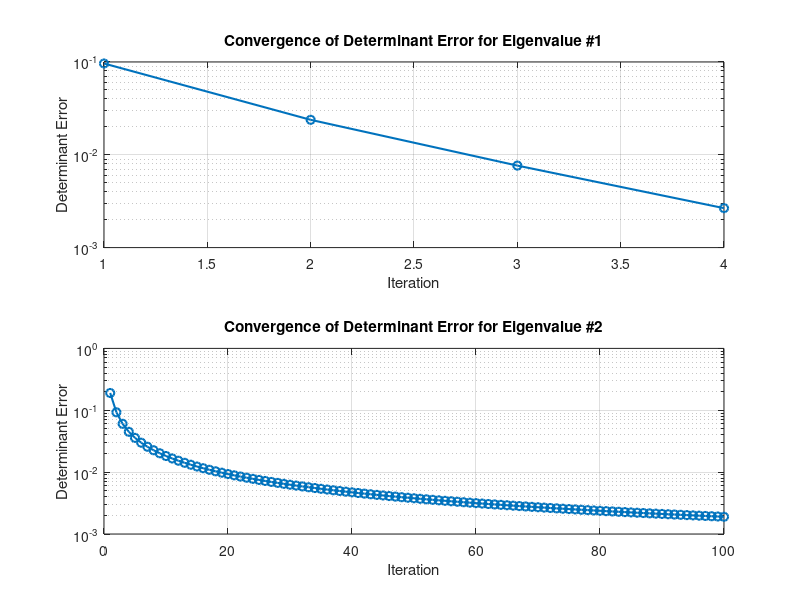

Reproduce this figure in MATLAB.
function log_eigen_det()
    number_of_terms = 100;
    tolerance = 1e-3;  % Set the desired threshold for convergence
    
    if nargin < 1
        matrixSize = 2;
        A = randn(matrixSize);

        % Counter for attempts to generate matrix with positive real eigenvalues
        attemptCount = 1;

        % Keep generating matrices until all eigenvalues are positive real numbers
        while any(imag(eig(A)) ~= 0) || any(eig(A) < 0) || norm(eye(matrixSize) - A) > 1
            A = randn(matrixSize);
            attemptCount = attemptCount + 1;
        end

        fprintf('Generated matrix with positive real eigenvalues and norm(identity - A) < 1 after %d attempts.\n', attemptCount);
    end
    
    % Display the original matrix A
    fprintf('Original Matrix A:\n');
    disp(A);
    
    eigenvalues_A = eig(A);
    p = norm(eye(matrixSize) - A);
    fprintf('Eigenvalues of A:\n');
    disp(eigenvalues_A);
    fprintf('Norm of (I-A): %.6f\n', p);

    % Initialize variables for plotting
   % det_A = det(A);
    
    % Initialize the figure for plotting
    figure;
    
    for eigenIdx = 1:length(eigenvalues_A)
        % Calculate the logarithm using the series expansion
        log_A_series = zeros(size(A));
        eigen_A = eigenvalues_A(eigenIdx);
        
        fprintf('Eigenvalue #%d: %.6f\n', eigenIdx, eigen_A);

        % Initialize variables for plotting
        det_exp_trace_log_A_series = zeros(1, number_of_terms);
        det_error = zeros(1, number_of_terms);

        for k = 1:number_of_terms
            term = ((-1)^(k+1)) * ((A - eigen_A * eye(size(A))-eye(size(A)))^k) / k;
            log_A_series = log_A_series + term;

            % Compare det(A) and det(exp(trace(log_A_series)))
            det_exp_trace_log_A_series(k) = (exp(trace(log_A_series)));

            % Calculate the error
            det_error(k) = abs(det(A - eigen_A * eye(size(A))) - det_exp_trace_log_A_series(k));
            
            if (det_error(k) <= tolerance)
                break
            end

            % Plot the error after each iteration
            subplot(length(eigenvalues_A), 1, eigenIdx);
            semilogy(1:k, det_error(1:k), '-o', 'LineWidth', 1.5);
            xlabel('Iteration');
            ylabel('Determinant Error');
            title(sprintf('Convergence of Determinant Error for Eigenvalue #%d', eigenIdx));

            grid on;
            drawnow;
            pause(0.005);

            
            
        end
        
        fprintf("Determinant of (A - eigenvalue(A) * identity): %.10f\n", det(A - eigen_A * eye(size(A))));
        fprintf("exp(trace(log(A - eigenvalue(A) * identity))): %.10f\n", det(exp(trace(log_A_series - eigen_A * eye(size(A))))));
        fprintf("Final Determinant Error for Eigenvalue #%d: %.10f after %d iteration \n", eigenIdx, det_error(end),k);
    end
end
